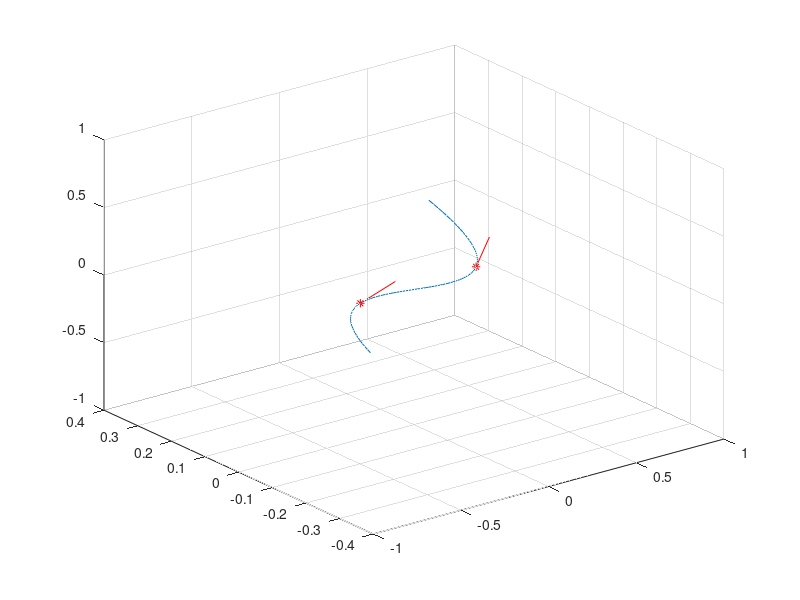

This figure's MATLAB source: (Note: this script raises an error after producing the figure.)
% scale-free Hermite interpolation
% demonstrate fit to qubic polynomial around inflexion point

clf;

x0 = -0.3;
x1 =  0.4;

a  = -0.1;
b  =  1.0;
c  =  0.0;

f  = @(x) [ x ; a*x+b*x.^3 ; c*x.^2 ];
fs = @(x) [ones(size(x)) ; a*ones(size(x)) + 3*b*x.^2 ; 2*c*x ];

dx = x1-x0;
xm = 0.5*(x0+x1);
z0 = xm-dx;
z1 = xm+dx;
x = linspace(z0,z1,100);
y = f(x);
figure(1)
plot3(y(1,:), y(2,:), y(3,:))
grid on

u0 = f(x0);
t0 = fs(x0);
t0 = t0/norm(t0);

u1 = f(x1);
t1 = fs(x1);
t1 = t1/norm(t1);

dx = u1-u0;
dx = dx/norm(dx);

hold on

plot3(u0(1), u0(2), u0(3), 'r*');
x = [u0, u0+0.3*t0];
plot3(x(1,:), x(2,:), x(3,:), 'r');

plot3(u1(1), u1(2), u1(3), 'r*');
x = [u1, u1+0.3*t1];
plot3(x(1,:), x(2,:), x(3,:), 'r');

hold off

% [A B C D al] = sfh3coeff(u0, t0, u1, t1, [1.124 ; 1]);
% [A B C D al] = sfh3coeff(u0, t0, u1, t1, [1.25 ; 1.25]);
[A B C D al] = sfh3coeff(u0, t0, u1, t1);

x  = linspace(-1,2,100);
y  = h3eval(A, B, C, D, x);
ys = h3teval(A, B, C, D, x);
nrm = h3nrmeval(A, B, C, D, x);

hold on
plot3(y(1,:), y(2,:), y(3,:), 'g.');
hold off

%axis equal
view(2)

delta = 4;
TOL   = 1.0e-8;

% GCOND = [(t0-dx)'*(t1-dx)-delta*TOL ...
% 	(norm(t1-dx)-TOL)/delta-norm(t0-dx) ...
% 	norm(t0-dx)-delta*(norm(t1-dx)+TOL) ...
% 	180*(acos(t0'*t1))/pi];
% fprintf(' % .4e', GCOND);
% fprintf('\n');
COEFF = [A B C D; norm(A) norm(B) norm(C) norm(D)] %#ok<NOPTS>

figure(2)
plot(x,nrm)
